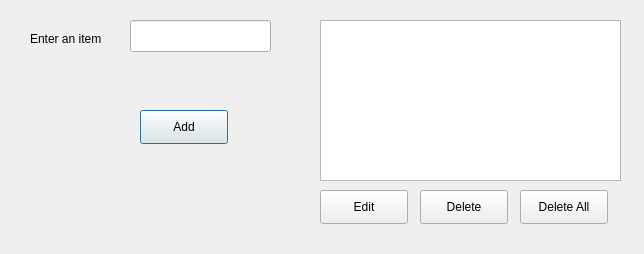
<?xml version="1.0" encoding="UTF-8"?>
<ui version="4.0">
 <class>Dialog</class>
 <widget class="QDialog" name="Dialog">
  <property name="geometry">
   <rect>
    <x>0</x>
    <y>0</y>
    <width>644</width>
    <height>254</height>
   </rect>
  </property>
  <property name="windowTitle">
   <string>Dialog</string>
  </property>
  <widget class="QLabel" name="label">
   <property name="geometry">
    <rect>
     <x>30</x>
     <y>30</y>
     <width>91</width>
     <height>18</height>
    </rect>
   </property>
   <property name="text">
    <string>Enter an item</string>
   </property>
  </widget>
  <widget class="QListWidget" name="listWidget">
   <property name="geometry">
    <rect>
     <x>320</x>
     <y>20</y>
     <width>301</width>
     <height>161</height>
    </rect>
   </property>
   <property name="selectionMode">
    <enum>QAbstractItemView::MultiSelection</enum>
   </property>
  </widget>
  <widget class="QPushButton" name="pushButtonAdd">
   <property name="geometry">
    <rect>
     <x>140</x>
     <y>110</y>
     <width>88</width>
     <height>34</height>
    </rect>
   </property>
   <property name="text">
    <string>Add</string>
   </property>
  </widget>
  <widget class="QLineEdit" name="lineEditFoodItem">
   <property name="geometry">
    <rect>
     <x>130</x>
     <y>20</y>
     <width>141</width>
     <height>32</height>
    </rect>
   </property>
  </widget>
  <widget class="QPushButton" name="pushButtonEdit">
   <property name="geometry">
    <rect>
     <x>320</x>
     <y>190</y>
     <width>88</width>
     <height>34</height>
    </rect>
   </property>
   <property name="text">
    <string>Edit</string>
   </property>
  </widget>
  <widget class="QPushButton" name="pushButtonDelete">
   <property name="geometry">
    <rect>
     <x>420</x>
     <y>190</y>
     <width>88</width>
     <height>34</height>
    </rect>
   </property>
   <property name="text">
    <string>Delete</string>
   </property>
  </widget>
  <widget class="QPushButton" name="pushButtonDeleteAll">
   <property name="geometry">
    <rect>
     <x>520</x>
     <y>190</y>
     <width>88</width>
     <height>34</height>
    </rect>
   </property>
   <property name="text">
    <string>Delete All</string>
   </property>
  </widget>
 </widget>
 <resources/>
 <connections/>
</ui>
